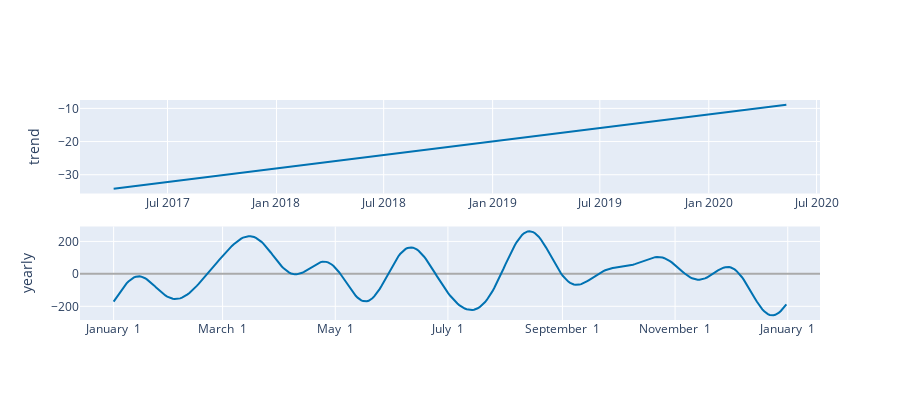

Source (notebook cell):
### Code cell
plot_components_plotly(m, forecast)

### Figure 1 — Plotly figure (JSON) as saved in the notebook; plotly's stock layout.template omitted (floating-point values rounded to 4 significant figures; data arrays with more than 128 entries replaced by an {"elided": "..."} marker saying what was removed)
{"data": [{"line": {"color": "#0072B2", "width": 2}, "mode": "lines", "name": "trend", "type": "scatter", "x": ["2017-04-01T00:00:00", "2017-06-21T00:00:00", "2017-11-01T00:00:00", "2018-06-01T00:00:00", "2018-08-01T00:00:00", "2018-12-01T00:00:00", "2019-06-01T00:00:00", "2019-10-01T00:00:00", "2020-05-01T00:00:00", "2020-05-02T00:00:00", "2020-05-03T00:00:00", "2020-05-04T00:00:00", "2020-05-05T00:00:00", "2020-05-06T00:00:00", "2020-05-07T00:00:00", "2020-05-08T00:00:00", "2020-05-09T00:00:00", "2020-05-10T00:00:00", "2020-05-11T00:00:00"], "xaxis": "x", "y": [-34.25, -32.44, -29.46, -24.73, -23.37, -20.64, -16.58, -13.86, -9.105, -9.083, -9.06, -9.038, -9.016, -8.993, -8.971, -8.949, -8.926, -8.904, -8.882], "yaxis": "y"}, {"line": {"color": "#0072B2", "width": 2}, "mode": "lines", "name": "yearly", "type": "scatter", "x": {"elided": "365 str values"}, "xaxis": "x2", "y": {"elided": "365 float values"}, "yaxis": "y2"}], "layout": {"height": 400, "showlegend": false, "width": 900, "xaxis": {"anchor": "y", "domain": [0, 1], "range": ["2017-02-03T04:48:00", "2020-07-06T19:12:00"], "type": "date"}, "xaxis2": {"anchor": "y2", "domain": [0, 1], "range": ["2016-12-13T18:54:02.958904115", "2018-01-18T11:04:57.863013581"], "tickformat": "%B %e", "type": "date"}, "yaxis": {"anchor": "x", "autorange": true, "domain": [0.575, 1], "range": [-35.66, -7.472], "rangemode": "normal", "title": {"text": "trend"}, "type": "linear", "zerolinecolor": "#AAA"}, "yaxis2": {"anchor": "x2", "autorange": true, "domain": [0, 0.425], "range": [-284.5, 292.0], "title": {"text": "yearly"}, "type": "linear", "zerolinecolor": "#AAA"}}}
